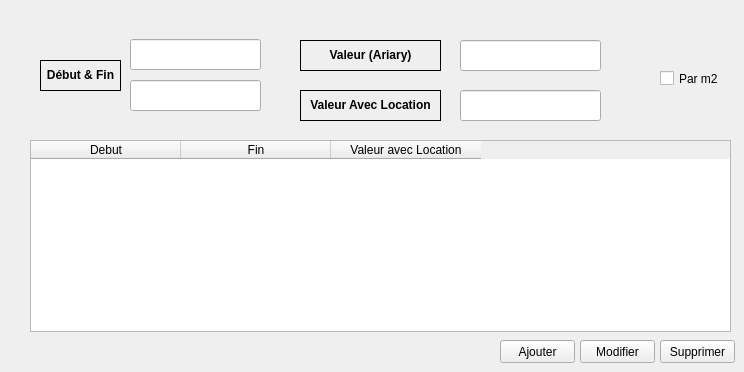
             <widget class="QWidget" name="pageForfParClasse_3">
              <widget class="QLabel" name="label_36">
               <property name="geometry">
                <rect>
                 <x>40</x>
                 <y>60</y>
                 <width>81</width>
                 <height>31</height>
                </rect>
               </property>
               <property name="frameShape">
                <enum>QFrame::Box</enum>
               </property>
               <property name="text">
                <string>&lt;html&gt;&lt;head/&gt;&lt;body&gt;&lt;p&gt;&lt;span style=&quot; font-weight:600;&quot;&gt;Début &amp;amp; Fin&lt;/span&gt;&lt;/p&gt;&lt;/body&gt;&lt;/html&gt;</string>
               </property>
               <property name="alignment">
                <set>Qt::AlignCenter</set>
               </property>
              </widget>
              <widget class="QPushButton" name="pushButton_13">
               <property name="geometry">
                <rect>
                 <x>580</x>
                 <y>340</y>
                 <width>75</width>
                 <height>23</height>
                </rect>
               </property>
               <property name="text">
                <string>Modifier</string>
               </property>
              </widget>
              <widget class="QLineEdit" name="lineEdit_27">
               <property name="geometry">
                <rect>
                 <x>460</x>
                 <y>40</y>
                 <width>141</width>
                 <height>31</height>
                </rect>
               </property>
              </widget>
              <widget class="QPushButton" name="pushButton_14">
               <property name="geometry">
                <rect>
                 <x>500</x>
                 <y>340</y>
                 <width>75</width>
                 <height>23</height>
                </rect>
               </property>
               <property name="text">
                <string>Ajouter</string>
               </property>
              </widget>
              <widget class="QLabel" name="label_37">
               <property name="geometry">
                <rect>
                 <x>300</x>
                 <y>90</y>
                 <width>141</width>
                 <height>31</height>
                </rect>
               </property>
               <property name="frameShape">
                <enum>QFrame::Box</enum>
               </property>
               <property name="text">
                <string>&lt;html&gt;&lt;head/&gt;&lt;body&gt;&lt;p&gt;&lt;span style=&quot; font-weight:600;&quot;&gt;Valeur Avec Location&lt;/span&gt;&lt;/p&gt;&lt;/body&gt;&lt;/html&gt;</string>
               </property>
               <property name="alignment">
                <set>Qt::AlignCenter</set>
               </property>
              </widget>
              <widget class="QCheckBox" name="checkBox_3">
               <property name="geometry">
                <rect>
                 <x>660</x>
                 <y>70</y>
                 <width>70</width>
                 <height>17</height>
                </rect>
               </property>
               <property name="text">
                <string>Par m2</string>
               </property>
              </widget>
              <widget class="QLabel" name="label_38">
               <property name="geometry">
                <rect>
                 <x>300</x>
                 <y>40</y>
                 <width>141</width>
                 <height>31</height>
                </rect>
               </property>
               <property name="frameShape">
                <enum>QFrame::Box</enum>
               </property>
               <property name="text">
                <string>&lt;html&gt;&lt;head/&gt;&lt;body&gt;&lt;p&gt;&lt;span style=&quot; font-weight:600;&quot;&gt;Valeur (Ariary)&lt;/span&gt;&lt;/p&gt;&lt;/body&gt;&lt;/html&gt;</string>
               </property>
               <property name="alignment">
                <set>Qt::AlignCenter</set>
               </property>
              </widget>
              <widget class="QPushButton" name="pushButton_15">
               <property name="geometry">
                <rect>
                 <x>660</x>
                 <y>340</y>
                 <width>75</width>
                 <height>23</height>
                </rect>
               </property>
               <property name="text">
                <string>Supprimer</string>
               </property>
              </widget>
              <widget class="QLineEdit" name="lineEdit_28">
               <property name="geometry">
                <rect>
                 <x>460</x>
                 <y>90</y>
                 <width>141</width>
                 <height>31</height>
                </rect>
               </property>
              </widget>
              <widget class="QTableWidget" name="tableWidget_5">
               <property name="geometry">
                <rect>
                 <x>30</x>
                 <y>140</y>
                 <width>701</width>
                 <height>192</height>
                </rect>
               </property>
               <attribute name="horizontalHeaderDefaultSectionSize">
                <number>150</number>
               </attribute>
               <column>
                <property name="text">
                 <string notr="true">Debut</string>
                </property>
               </column>
               <column>
                <property name="text">
                 <string notr="true">Fin</string>
                </property>
               </column>
               <column>
                <property name="text">
                 <string notr="true">Valeur avec Location</string>
                </property>
               </column>
              </widget>
              <widget class="QLineEdit" name="lineEdit_29">
               <property name="geometry">
                <rect>
                 <x>130</x>
                 <y>80</y>
                 <width>131</width>
                 <height>31</height>
                </rect>
               </property>
              </widget>
              <widget class="QLineEdit" name="lineEdit_30">
               <property name="geometry">
                <rect>
                 <x>130</x>
                 <y>39</y>
                 <width>131</width>
                 <height>31</height>
                </rect>
               </property>
              </widget>
             </widget>
